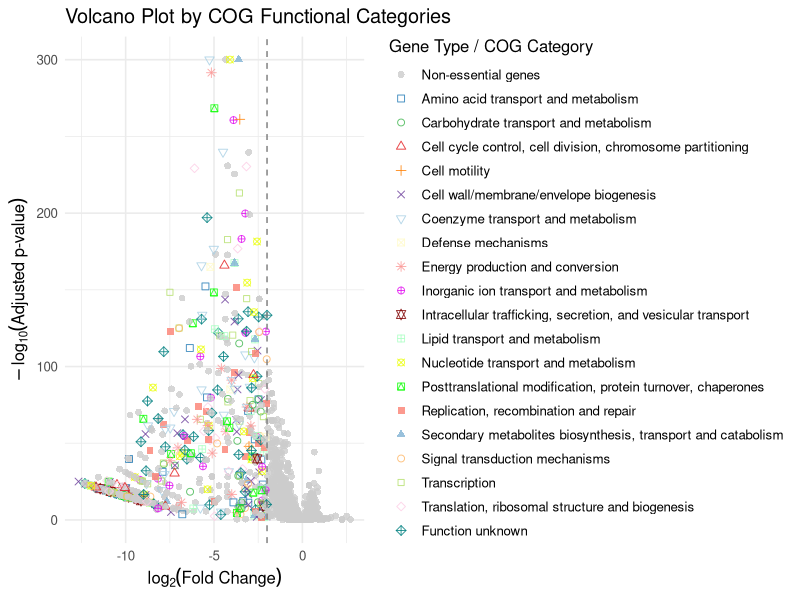
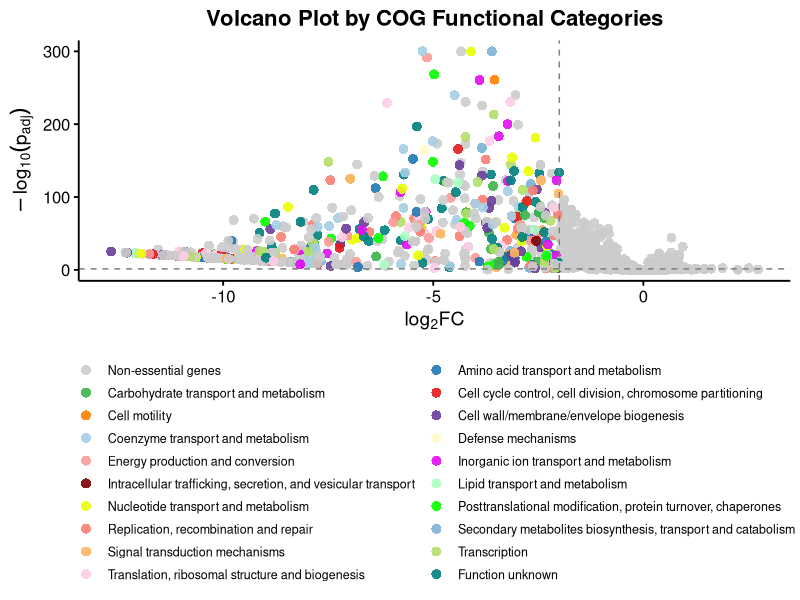
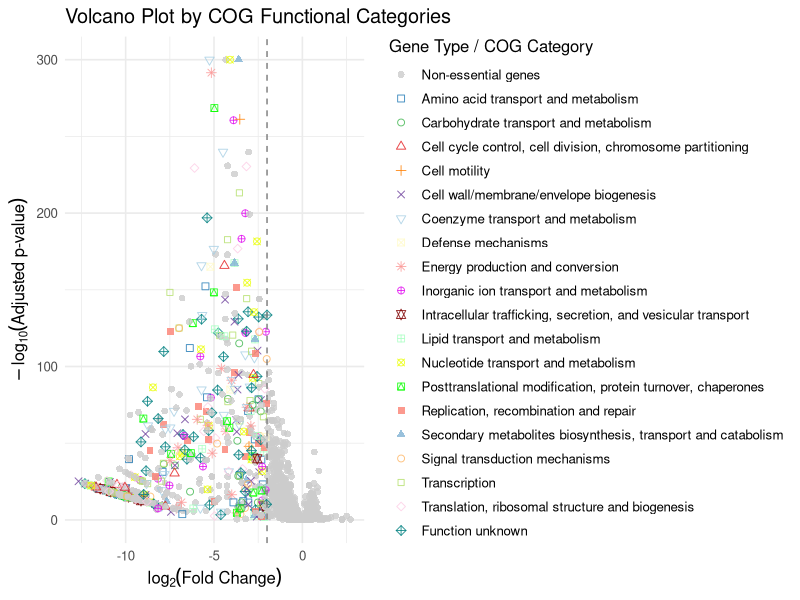
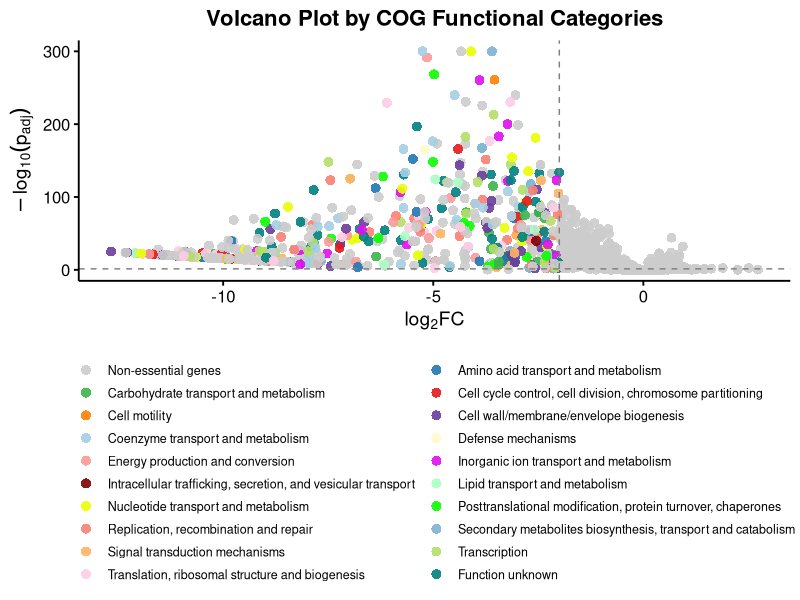

Reproduce these figures in R, in order.
## 此代码是为了绘制有颜色分类的火山图
library(ggplot2)
library(tidyverse)
library(tidyr)

# 读取csv文件
df=read.csv("Data/Aeromonas_Integrated_Data.csv")
# 定义COG字母对应的类别含义
COG_meaning <- data.frame(
  COG_category = c("J", "A", "K", "L", "B", "D", "Y", "V", "T", "M", 
                   "N", "Z", "W", "U", "O", "C", "G", "E", "F", "H", "I", 
                   "P", "Q", "R", "S", "X"),
  Function = c("Translation, ribosomal structure and biogenesis",
               "RNA processing and modification",
               "Transcription",
               "Replication, recombination and repair",
               "Chromatin structure and dynamics",
               "Cell cycle control, cell division, chromosome partitioning",
               "Nuclear structure",
               "Defense mechanisms",
               "Signal transduction mechanisms",
               "Cell wall/membrane/envelope biogenesis",
               "Cell motility",
               "Cytoskeleton",
               "Extracellular structures",
               "Intracellular trafficking, secretion, and vesicular transport",
               "Posttranslational modification, protein turnover, chaperones",
               "Energy production and conversion",
               "Carbohydrate transport and metabolism",
               "Amino acid transport and metabolism",
               "Nucleotide transport and metabolism",
               "Coenzyme transport and metabolism",
               "Lipid transport and metabolism",
               "Inorganic ion transport and metabolism",
               "Secondary metabolites biosynthesis, transport and catabolism",
               "General function prediction only",
               "Function unknown",
               "Mobilome: prophages, transposons")
)

# 首先，创建一个映射向量以便后续快速替换
COG_map <- setNames(COG_meaning$Function, COG_meaning$COG_category)

# 将COG_category的有多个功能的基因拆分成几行
df=df %>% filter(!is.na(COG_category)) %>%
  separate_rows(COG_category,sep = "") %>%
  filter(COG_category != "")


# 对df进行转换，得到COG_anno新列
df <- df %>%
  mutate(
    COG_anno = COG_map[as.character(COG_category)]
  )

# 计算负对数调整p值，处理 padj=0 的情况（避免无限大）
df$neg_log10_padj <- -log10(df$padj + 1e-300)  # 添加极小值防止 log(0)

# 如果功能标签未转换为factor，转换一下以保证颜色自动分类
df$COG_anno <- as.factor(df$COG_anno)

# 去掉"logFC", "neg_log10_padj" 和"COG_anno"中有NA的行
df <- df %>% 
  filter(
    !is.na(logFC),
    !is.na(neg_log10_padj),
    !is.na(COG_anno)
  )

# 共有20种功能分类，给出一个20色自定义方案：
# 这个比较美观
my_colors <- c(
  "#1f78b4", "#3cb44b", "#e31a1c", "#ff7f00",
  "#6a3d9a", "#b15928", "#a6cee3", "#fffac8",
  "#fb9a99", "#008080", "#E10EF0", "#800000",
  "#aaffc3", "#EAFF03", "#09FF00", "#fb8072",
  "#80b1d3", "#fdb462", "#b3de69", "#fccde5"
)
#下面这个对比更加明显
# my_colors <- c(
#   "#e6194b", "#3cb44b", "#4363d8", "#f58231",
#   "#911eb4", "#46f0f0", "#f032e6", "#bcf60c",
#   "#fabebe", "#008080", "#e6beff", "#9a6324",
#   "#fffac8", "#800000", "#aaffc3", "#808000",
#   "#ffd8b1", "#000075", "#808080", "#000000"
# )
# 绘制火山图，按照COG功能分类设置颜色
# 生成分组列（Non-essential genes + 各个 COG 功能）
df2 <- df %>%
  mutate(
    Group = if_else(
      essential_status_2 == "essential",
      as.character(COG_anno),
      "Non-essential genes"
    )
  ) %>%
  mutate(Group = factor(Group, levels = c("Non-essential genes", levels(COG_anno))))

df2 <- df2 %>%
  mutate(
    # 其他因子顺序不变，把 "Function unknown" 放到最后
    Group = fct_relevel(Group, "Function unknown", after = Inf)
  )

#################################################
# 初始版本，点有形状，图注在右边，无xy轴，有网格
#################################################

# 颜色映射：Non-essential 灰色 + 你的 my_colors
col_vals <- c(
  "Non-essential genes" = "grey80",
  setNames(my_colors, levels(df2$COG_anno))
)

# 形状映射：Non-essential 用 16，essential 的类别从 0–25 中取不含 16/19 的前 N 个
available_shapes <- setdiff(0:25, c(16, 18,19,20))
shape_choices   <- available_shapes[seq_len(length(levels(df2$COG_anno)))]
shape_vals <- c(
  "Non-essential genes" = 16,
  setNames(shape_choices, levels(df2$COG_anno))
)

# 绘图
p <- ggplot(df2, aes(x = logFC, y = neg_log10_padj, color = Group, shape = Group)) +
  geom_point(position = position_jitter(width = 0, height = 0.1),
             size = 2, alpha = 0.8) +
  geom_vline(xintercept = -2, linetype = "dashed", color = "grey50", size = 0.5) +
  scale_color_manual(
    name   = "Gene Type / COG Category",
    values = col_vals
  ) +
  scale_shape_manual(
    name   = "Gene Type / COG Category",
    values = shape_vals
  ) +
  labs(
    title = "Volcano Plot by COG Functional Categories",
    x     = expression(log[2]("Fold Change")),
    y     = expression(-log[10]("Adjusted p-value"))
  ) +
  theme_minimal(base_size = 12)

print(p)




# 保存为PDF
pdf("Figures/volcano_plot_COG_colored.pdf", width = 18, height = 10)
print(p)
dev.off()


#############################################################
# V2.0版本，点只有颜色，图注在下，有xy轴，无网格
#############################################################
# 自定义颜色向量（Non-essential + 各 COG 功能）
col_vals <- c(
  "Non-essential genes" = "grey80",
  setNames(my_colors, levels(df2$COG_anno))
)

# 开始绘图
p <- ggplot(df2, aes(x = logFC, y = neg_log10_padj, color = Group)) +
  # 实心圆，适当调大 size，可根据需要再微调
  geom_point(shape = 16,
             size = 3,
             alpha = 0.9,
             position = position_jitter(width = 0, height = 0.1)) +
  # 参考线
  geom_vline(xintercept = -2,
             linetype   = "dashed",
             color      = "grey50",
             linewidth       = 0.5) +
  # 水平线：padj = 0.05
  geom_hline(yintercept = -log10(0.05),
             linetype   = "dashed",
             color      = "grey50",
             linewidth       = 0.5) +

  # 颜色映射
  scale_color_manual(
    name   = "Gene Type / COG Category",
    values = col_vals,
    guide  = guide_legend(ncol = 2, byrow = TRUE)
  ) +
  labs(
    title = "Volcano Plot by COG Functional Categories",
    x     = expression(log[2]*FC),
    y     = expression(-log[10]*(p[adj]))
  ) +
  # 主题设置：透明背景 + 黑色文字 + 下方图例
  theme_minimal(base_size = 14) +
  theme(
    # 去掉网格
    panel.grid  = element_blank(),
    # 坐标轴、标题黑色
    axis.line = element_line(color = "black"),
    axis.ticks = element_line(colour = "black"),
    plot.title       = element_text(color = "black", size = 16, face = "bold", hjust = 0.5),
    axis.title       = element_text(color = "black", size = 14),
    axis.text        = element_text(color = "black", size = 12),
    # 图例置底、透明键与背景
    legend.position   = "bottom",
    legend.title = element_blank(),
    legend.key       = element_rect(fill = NA, color = NA),
    legend.spacing.y   = unit(0.05, "cm"),   # 行与行之间仅 0.05cm
    legend.key.height   = unit(0.05, "cm"),   
    legend.text      = element_text(color = "black", size = 9)
  )

# 显示
print(p)

# 保存为透明背景的 PDF
pdf("Figures/volcano_plot_COG_colored2.pdf",
    width = 8, height = 11)
print(p)
dev.off()

